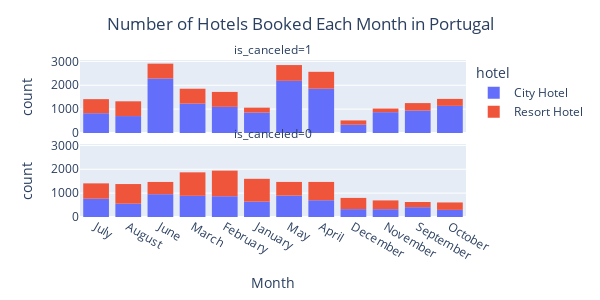

Notebook source saved alongside this figure:
### Code cell
fig = px.histogram(DF_mini_analysis_masked,
                  x='arrival_date_month',
                  color='hotel',
                  facet_col='is_canceled',
                  facet_col_wrap=1)

fig.update_layout(title='Number of Hotels Booked Each Month in Portugal',
                  title_x=0.5,
                  xaxis_title="Month",
                  autosize=False,
                  width=600,
                  height=300)
fig.show()

### Figure 1 — Plotly figure (JSON) as saved in the notebook; plotly's stock layout.template omitted (floating-point values rounded to 4 significant figures; data arrays with more than 128 entries replaced by an {"elided": "..."} marker saying what was removed)
{"data": [{"bingroup": "x", "hovertemplate": "hotel=City Hotel<br>is_canceled=1<br>arrival_date_month=%{x}<br>count=%{y}<extra></extra>", "legendgroup": "City Hotel", "marker": {"color": "#636efa", "pattern": {"shape": ""}}, "name": "City Hotel", "orientation": "v", "showlegend": true, "type": "histogram", "x": {"elided": "14347 str values"}, "xaxis": "x2", "yaxis": "y2"}, {"bingroup": "x", "hovertemplate": "hotel=City Hotel<br>is_canceled=0<br>arrival_date_month=%{x}<br>count=%{y}<extra></extra>", "legendgroup": "City Hotel", "marker": {"color": "#636efa", "pattern": {"shape": ""}}, "name": "City Hotel", "orientation": "v", "showlegend": false, "type": "histogram", "x": {"elided": "7647 str values"}, "xaxis": "x", "yaxis": "y"}, {"bingroup": "x", "hovertemplate": "hotel=Resort Hotel<br>is_canceled=1<br>arrival_date_month=%{x}<br>count=%{y}<extra></extra>", "legendgroup": "Resort Hotel", "marker": {"color": "#EF553B", "pattern": {"shape": ""}}, "name": "Resort Hotel", "orientation": "v", "showlegend": true, "type": "histogram", "x": {"elided": "5590 str values"}, "xaxis": "x2", "yaxis": "y2"}, {"bingroup": "x", "hovertemplate": "hotel=Resort Hotel<br>is_canceled=0<br>arrival_date_month=%{x}<br>count=%{y}<extra></extra>", "legendgroup": "Resort Hotel", "marker": {"color": "#EF553B", "pattern": {"shape": ""}}, "name": "Resort Hotel", "orientation": "v", "showlegend": false, "type": "histogram", "x": {"elided": "7699 str values"}, "xaxis": "x", "yaxis": "y"}], "layout": {"annotations": [{"font": {}, "showarrow": false, "text": "is_canceled=0", "x": 0.5, "xanchor": "center", "xref": "paper", "y": 0.465, "yanchor": "bottom", "yref": "paper"}, {"font": {}, "showarrow": false, "text": "is_canceled=1", "x": 0.5, "xanchor": "center", "xref": "paper", "y": 1.0, "yanchor": "bottom", "yref": "paper"}], "autosize": false, "barmode": "relative", "height": 300, "legend": {"title": {"text": "hotel"}, "tracegroupgap": 0}, "margin": {"t": 60}, "title": {"text": "Number of Hotels Booked Each Month in Portugal", "x": 0.5}, "width": 600, "xaxis": {"anchor": "y", "domain": [0, 1], "title": {"text": "Month"}}, "xaxis2": {"anchor": "y2", "domain": [0, 1], "matches": "x", "showticklabels": false}, "yaxis": {"anchor": "x", "domain": [0, 0.465], "title": {"text": "count"}}, "yaxis2": {"anchor": "x2", "domain": [0.535, 1.0], "matches": "y", "title": {"text": "count"}}}}
